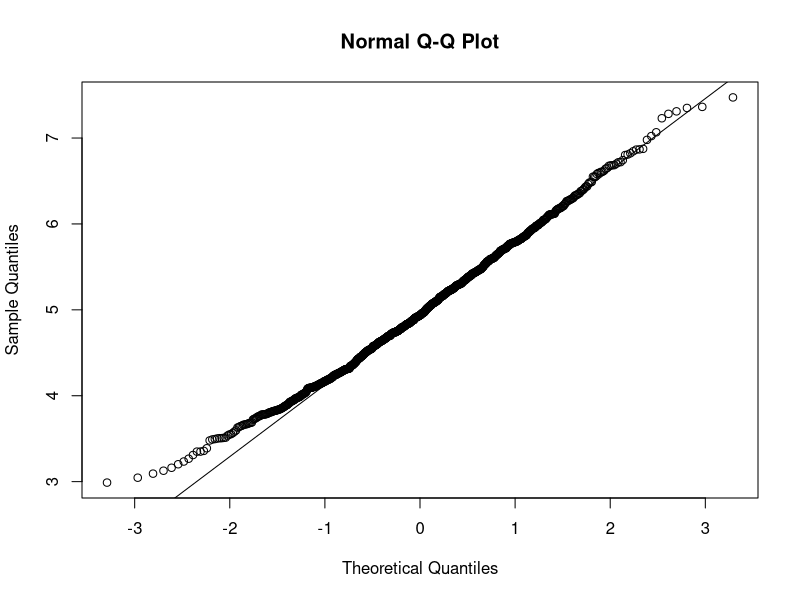
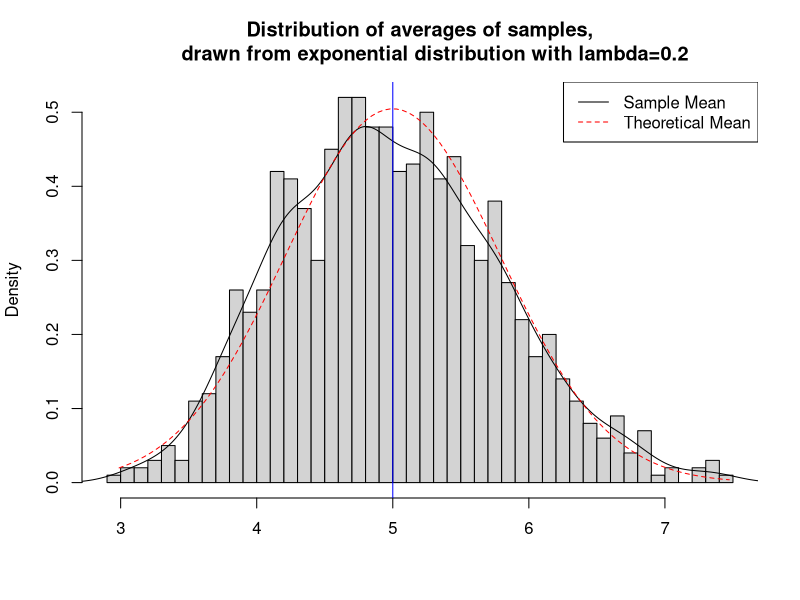
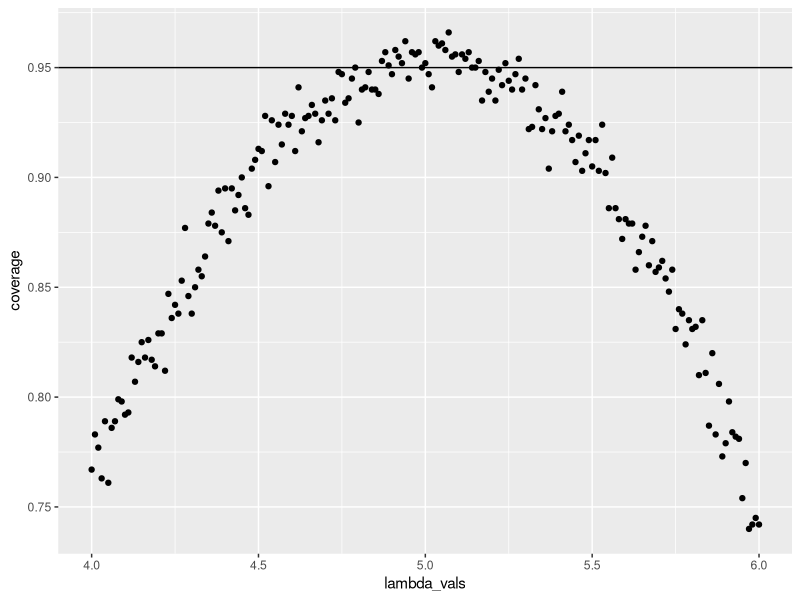

These charts were generated, in order, by the following R code:
## ---- chunk 1
set.seed(3)
lambda <- 0.2
num_sim <- 1000
sample_size <- 40
sim <- matrix(rexp(num_sim*sample_size, rate=lambda), num_sim, sample_size)
row_means <- rowMeans(sim)
## ---- chunk 2
qqnorm(row_means); qqline(row_means)
## ---- chunk 3
# plot the histogram of averages
hist(row_means, breaks=50, prob=TRUE,
     main="Distribution of averages of samples,
     drawn from exponential distribution with lambda=0.2",
     xlab="")
# density of the averages of samples
lines(density(row_means))
# theoretical center of distribution
abline(v=1/lambda, col="blue")
# theoretical density of the averages of samples
xfit <- seq(min(row_means), max(row_means), length=100)
yfit <- dnorm(xfit, mean=1/lambda, sd=(1/lambda/sqrt(sample_size)))
lines(xfit, yfit, pch=22, col="red", lty=2)
# add legend
legend('topright', c("Sample Mean", "Theoretical Mean"), lty=c(1,2), col=c("black", "red"))

## ---- chunk 4
lambda_vals <- seq(4, 6, by=0.01)
coverage <- sapply(lambda_vals, function(lamb) {
    mu_hats <- rowMeans(matrix(rexp(sample_size*num_sim, rate=0.2),
                               num_sim, sample_size))
    ll <- mu_hats - qnorm(0.975) * sqrt(1/lambda**2/sample_size)
    ul <- mu_hats + qnorm(0.975) * sqrt(1/lambda**2/sample_size)
    mean(ll < lamb & ul > lamb)
})

library(ggplot2)
qplot(lambda_vals, coverage) + geom_hline(yintercept=0.95)
